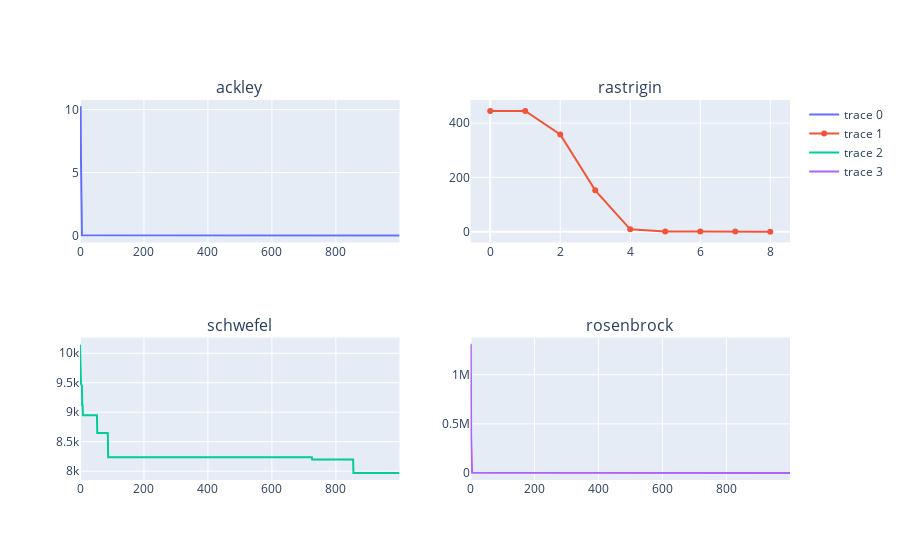

Notebook code cell kept with this figure:
### Code cell
fig = make_subplots(rows=2, cols=2, subplot_titles=FUNCTIONS)

fig.add_trace(go.Scatter(y=[x['melhor_fitness'] for x in ea_dict[FUNCTIONS[0]].geracoes]),row=1,col=1)
fig.add_trace(go.Scatter(y=[x['melhor_fitness'] for x in ea_dict[FUNCTIONS[1]].geracoes]),row=1,col=2)
fig.add_trace(go.Scatter(y=[x['melhor_fitness'] for x in ea_dict[FUNCTIONS[2]].geracoes]),row=2,col=1)
fig.add_trace(go.Scatter(y=[x['melhor_fitness'] for x in ea_dict[FUNCTIONS[3]].geracoes]),row=2,col=2)

### Figure 1 — Plotly figure (JSON) as saved in the notebook; plotly's stock layout.template omitted (floating-point values rounded to 4 significant figures; data arrays with more than 128 entries replaced by an {"elided": "..."} marker saying what was removed)
{"data": [{"type": "scatter", "xaxis": "x", "y": {"elided": "1000 float values"}, "yaxis": "y"}, {"type": "scatter", "xaxis": "x2", "y": [445.0, 445.0, 358.1, 152.2, 8.53, 0.03177, 1.682e-06, 3.104e-11, 0], "yaxis": "y2"}, {"type": "scatter", "xaxis": "x3", "y": {"elided": "1000 float values"}, "yaxis": "y3"}, {"type": "scatter", "xaxis": "x4", "y": {"elided": "1000 float values"}, "yaxis": "y4"}], "layout": {"annotations": [{"font": {"size": 16}, "showarrow": false, "text": "ackley", "x": 0.225, "xanchor": "center", "xref": "paper", "y": 1, "yanchor": "bottom", "yref": "paper"}, {"font": {"size": 16}, "showarrow": false, "text": "rastrigin", "x": 0.775, "xanchor": "center", "xref": "paper", "y": 1, "yanchor": "bottom", "yref": "paper"}, {"font": {"size": 16}, "showarrow": false, "text": "schwefel", "x": 0.225, "xanchor": "center", "xref": "paper", "y": 0.375, "yanchor": "bottom", "yref": "paper"}, {"font": {"size": 16}, "showarrow": false, "text": "rosenbrock", "x": 0.775, "xanchor": "center", "xref": "paper", "y": 0.375, "yanchor": "bottom", "yref": "paper"}], "xaxis": {"anchor": "y", "domain": [0, 0.45]}, "xaxis2": {"anchor": "y2", "domain": [0.55, 1]}, "xaxis3": {"anchor": "y3", "domain": [0, 0.45]}, "xaxis4": {"anchor": "y4", "domain": [0.55, 1]}, "yaxis": {"anchor": "x", "domain": [0.625, 1]}, "yaxis2": {"anchor": "x2", "domain": [0.625, 1]}, "yaxis3": {"anchor": "x3", "domain": [0, 0.375]}, "yaxis4": {"anchor": "x4", "domain": [0, 0.375]}}}
